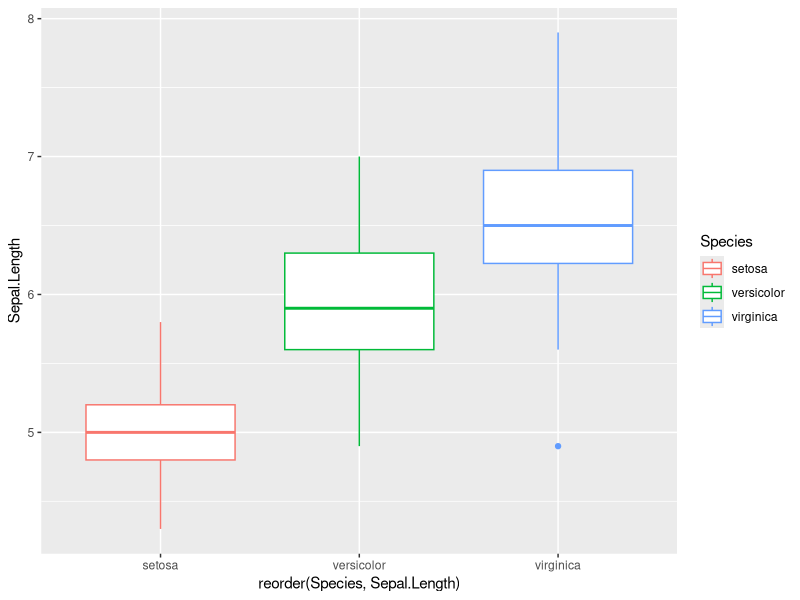

Write R code to recreate this figure.
## ---- chunk 1
library(tidyverse)

iris %>% 
  ggplot(aes(x = reorder(Species,Sepal.Length), y= Sepal.Length)) + 
  geom_boxplot(aes(color= Species))


